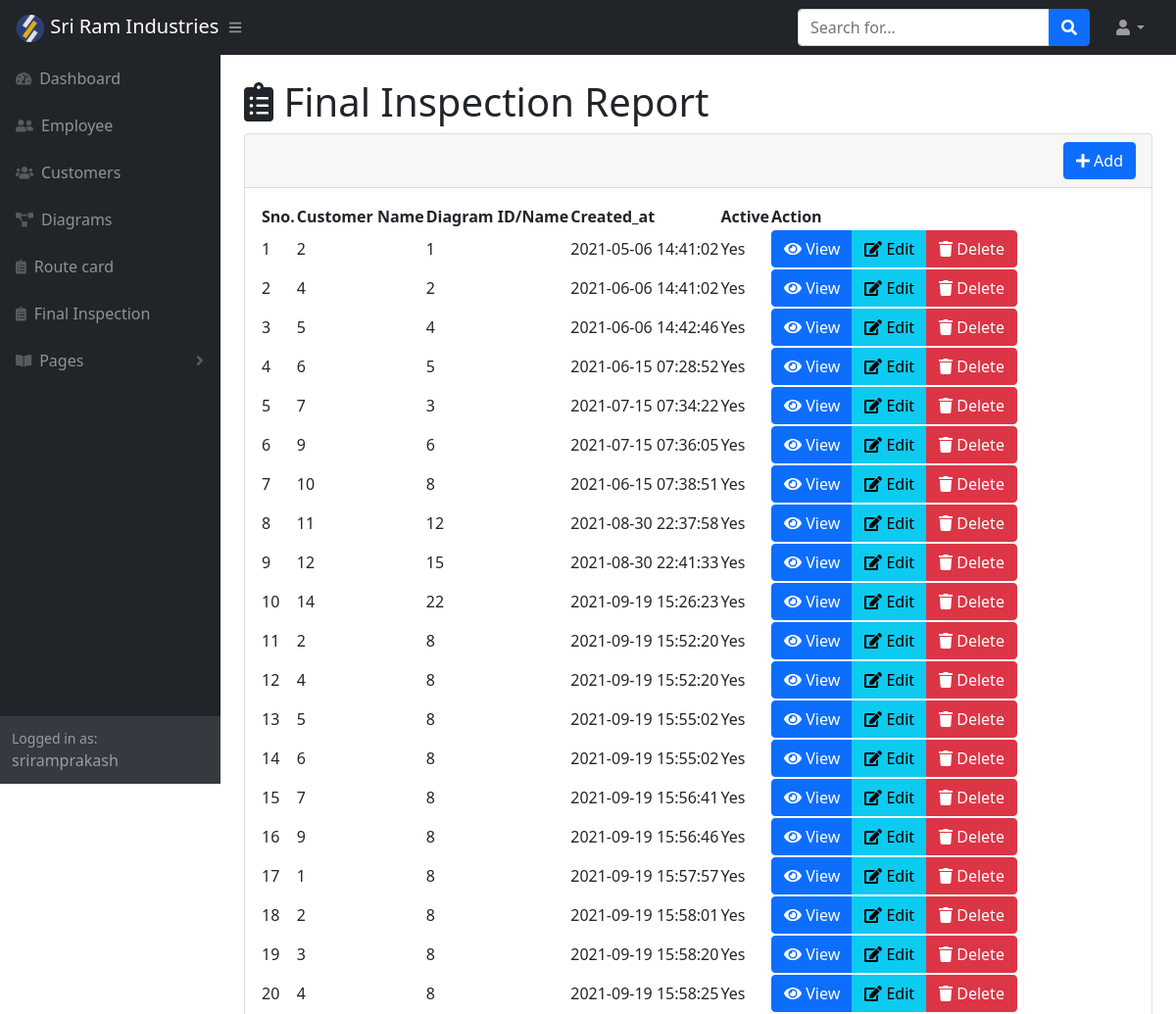
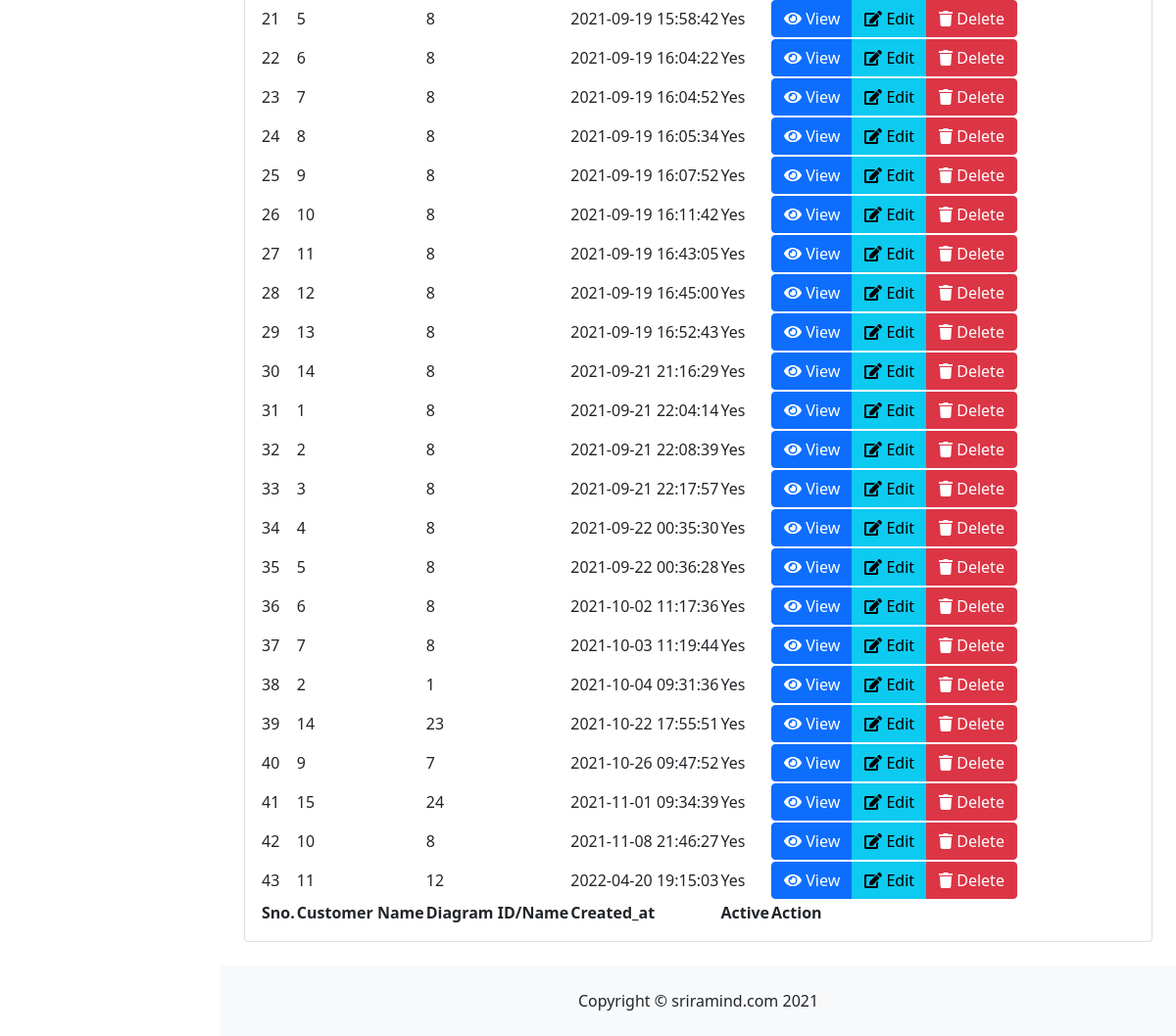
The page /view_final_inspection_report_list.php (signed in) on the database its author committed (2 pictures, top to bottom).
### tables this page shows
CREATE TABLE `mst_route_card` (
  `id` int(11) NOT NULL,
  `route_customer_id` varchar(100) NOT NULL,
  `route_machine_name` varchar(25) NOT NULL,
  `route_setter_name` varchar(100) NOT NULL,
  `route_wire_dia` varchar(50) NOT NULL,
  `route_description` varchar(300) NOT NULL,
  `route_diagram_id` varchar(100) NOT NULL,
  `route_diagram_rev_no` varchar(10) NOT NULL,
  `route_certification_rev_no` varchar(50) NOT NULL,
  `route_revision_no` int(10) DEFAULT NULL,
  `route_date` date DEFAULT NULL,
  `route_material_name` varchar(150) NOT NULL,
  `route_grade` varchar(20) NOT NULL,
  `route_wiring_direction` varchar(250) NOT NULL,
  `route_heat_treatment` varchar(250) NOT NULL,
  `route_scragging` varchar(250) NOT NULL,
  `route_end_condition` varchar(250) NOT NULL,
  `route_cleaning` varchar(250) NOT NULL,
  `route_surface_finish` varchar(250) NOT NULL,
  `route_checking_inspection` varchar(250) NOT NULL,
  `route_packing_instruction` varchar(250) NOT NULL,
  `created_at` datetime NOT NULL DEFAULT current_timestamp(),
  `updated_at` datetime NOT NULL DEFAULT current_timestamp(),
  `is_active` tinyint(1) NOT NULL,
  `is_removed` tinyint(1) NOT NULL,
  `od_unit` varchar(11) NOT NULL,
  `od_min` varchar(11) NOT NULL,
  `od_val` varchar(11) NOT NULL,
  `od_max` varchar(10) NOT NULL,
  `od_c_ref` varchar(10) NOT NULL,
  `id_unit` varchar(10) NOT NULL,
  `id_min` varchar(10) NOT NULL,
  `id_val` varchar(10) NOT NULL,
  `id_max` varchar(10) NOT NULL,
  `id_c_ref` varchar(10) NOT NULL,
  `total_coil_unit` varchar(10) NOT NULL,
  `total_coil_min` varchar(10) NOT NULL,
  `total_coil_val` varchar(10) NOT NULL,
  `total_coil_max` varchar(10) NOT NULL,
  `total_coil_c_ref` varchar(10) NOT NULL,
  `active_coil_unit` varchar(10) NOT NULL,
  `active_coil_min` varchar(10) NOT NULL,
  `active_coil_val` varchar(10) NOT NULL,
  `active_coil_max` varchar(10) NOT NULL,
  `active_coil_c_ref` varchar(10) NOT NULL,
  `free_lenth_unit` varchar(10) NOT NULL,
  `free_lenth_min` varchar(10) NOT NULL,
  `free_lenth_val` varchar(10) NOT NULL,
  `free_lenth_max` varchar(10) NOT NULL,
  `free_lenth_c_ref` varchar(10) NOT NULL,
  `load_1_unit` varchar(10) NOT NULL,
  `load_1_min` varchar(10) NOT NULL,
  `load_1_val` varchar(10) NOT NULL,
  `load_1_max` varchar(10) NOT NULL,
  `load_1_c_ref` varchar(10) NOT NULL,
  `load_2_unit` varchar(10) NOT NULL,
  `load_2_min` varchar(10) NOT NULL,
  `load_2_val` varchar(10) NOT NULL,
  `load_2_max` varchar(10) NOT NULL,
  `load_2_c_ref` varchar(10) NOT NULL,
  `load_3_unit` varchar(10) NOT NULL,
  `load_3_min` varchar(10) NOT NULL,
  `load_3_val` varchar(10) NOT NULL,
  `load_3_max` varchar(10) NOT NULL,
  `load_3_c_ref` varchar(10) NOT NULL,
  `spring_rate_unit` varchar(10) NOT NULL,
  `spring_rate_min` varchar(10) NOT NULL,
  `spring_rate_val` varchar(10) NOT NULL,
  `spring_rate_max` varchar(10) NOT NULL,
  `spring_rate_c_ref` varchar(10) NOT NULL
);

### view_final_inspection_report_list.php (the view, shortened to what this page needs)
<?php
include('./db_connection.php');
$query= "select * from mst_route_card where is_active=true";
$eqry=mysqli_query($con,$query);
 include('./header.php');
  ?>
<main>
                    <div class="container-fluid px-4">
                        <h1 class="mt-4"><i class="fas fa-clipboard-list"></i> Final Inspection Report</h1>
                        <div class="card mb-4">
                            <div class="card-header text-end" >
                            <?php
                            if(in_array('can_create_customer', $_SESSION['user_permissions']))
                               echo '<a  class="btn btn-primary" href="create_final_inspection_report.php" ><i class="fa fa-plus" ></i> Add</a>';
                            ?>
                            </div>
                            <div class="card-body">
                            <table id="datatablesSimple">
                                    <thead>
                                        <tr>
                                            <th> Sno.</th>
                                            <th>Customer Name</th>
                                            <th>Diagram ID/Name </th>
                                            <th>Created_at</th>
                                            <th>Active</th>
                                            <th>Action</th>
                                        </tr>
                                    </thead>
                                    <tfoot>
                                    <tr>
                                            <th> Sno.</th>
                                            <th>Customer Name</th>
                                            <th>Diagram ID/Name </th>
                                            <th>Created_at</th>
                                            <th>Active</th>
                                            <th>Action</th>
                                        </tr>
                                    </tfoot>
                                    <tbody>
                                    <?php
                                        $sno=1;
                                        while($row=mysqli_fetch_array($eqry)){
                                    ?>
                                        <tr>
                                            <td><?php echo $sno++; ?></td>
                                            <td><?php echo $row['route_customer_id']; ?></td>
                                            <td><?php echo $row['route_diagram_id']; ?></td>
                                            <td><?php echo $row['created_at']; ?></td>
                                            <td><?php
                                                if ($row['is_active']==true)
                                                {
                                                    echo 'Yes';
                                                }
                                                else
                                                {
                                                   echo 'No';
                                                }
                                                ?></td>
                                            <td>
                                                <div class="btn-group" role="group" aria-label="Basic mixed styles example">
                                                <?php
                                                    if(in_array('can_view_employee', $_SESSION['user_permissions']))
                                                        echo '<a href="view_route_card.php?id='. $row['id'].'" class="btn btn-primary"> <i class="fas fa-eye"></i> View</a>';
                                                    if(in_array('can_edit_employee', $_SESSION['user_permissions']))
                                                        echo '<a href="edit_route_card.php?id='. $row['id'].'" class="btn btn-info"><i class="fas fa-edit" ></i> Edit</a>';
                                                    if(in_array('can_delete_employee', $_SESSION['user_permissions']))
                                                        echo '<a href="delete_route_card.php?id='. $row['id'].'" class="btn btn-danger"><i class="fa fa-trash" aria-hidden="true"></i> Delete</a>';
                                                ?>
                                                </div>
                                            </td>
                                        </tr>
                                       <?php } ?>
                                    </tbody>
                                </table>
                            </div>
                        </div>
                    </div>
                </main>
<?php include('./footer.php'); ?>

### rows shown on the page
mst_route_card: route_customer "2", route_diagram "1", created_at "2021-05-06 14:41:02", is_active "Yes"
mst_route_card: route_customer "4", route_diagram "2", created_at "2021-06-06 14:41:02", is_active "Yes"
mst_route_card: route_customer "5", route_diagram "4", created_at "2021-06-06 14:42:46", is_active "Yes"
mst_route_card: route_customer "6", route_diagram "5", created_at "2021-06-15 07:28:52", is_active "Yes"
mst_route_card: route_customer "7", route_diagram "3", created_at "2021-07-15 07:34:22", is_active "Yes"
mst_route_card: route_customer "9", route_diagram "6", created_at "2021-07-15 07:36:05", is_active "Yes"
mst_route_card: route_customer "10", route_diagram "8", created_at "2021-06-15 07:38:51", is_active "Yes"
mst_route_card: route_customer "11", route_diagram "12", created_at "2021-08-30 22:37:58", is_active "Yes"
mst_route_card: route_customer "12", route_diagram "15", created_at "2021-08-30 22:41:33", is_active "Yes"
mst_route_card: route_customer "14", route_diagram "22", created_at "2021-09-19 15:26:23", is_active "Yes"
mst_route_card: route_customer "2", route_diagram "8", created_at "2021-09-19 15:52:20", is_active "Yes"
mst_route_card: route_customer "4", route_diagram "8", created_at "2021-09-19 15:52:20", is_active "Yes"
mst_route_card: route_customer "5", route_diagram "8", created_at "2021-09-19 15:55:02", is_active "Yes"
mst_route_card: route_customer "6", route_diagram "8", created_at "2021-09-19 15:55:02", is_active "Yes"
mst_route_card: route_customer "7", route_diagram "8", created_at "2021-09-19 15:56:41", is_active "Yes"
mst_route_card: route_customer "9", route_diagram "8", created_at "2021-09-19 15:56:46", is_active "Yes"
mst_route_card: route_customer "1", route_diagram "8", created_at "2021-09-19 15:57:57", is_active "Yes"
mst_route_card: route_customer "2", route_diagram "8", created_at "2021-09-19 15:58:01", is_active "Yes"
mst_route_card: route_customer "3", route_diagram "8", created_at "2021-09-19 15:58:20", is_active "Yes"
mst_route_card: route_customer "4", route_diagram "8", created_at "2021-09-19 15:58:25", is_active "Yes"
mst_route_card: route_customer "5", route_diagram "8", created_at "2021-09-19 15:58:42", is_active "Yes"
mst_route_card: route_customer "6", route_diagram "8", created_at "2021-09-19 16:04:22", is_active "Yes"
mst_route_card: route_customer "7", route_diagram "8", created_at "2021-09-19 16:04:52", is_active "Yes"
mst_route_card: route_customer "8", route_diagram "8", created_at "2021-09-19 16:05:34", is_active "Yes"
mst_route_card: route_customer "9", route_diagram "8", created_at "2021-09-19 16:07:52", is_active "Yes"
mst_route_card: route_customer "10", route_diagram "8", created_at "2021-09-19 16:11:42", is_active "Yes"
mst_route_card: route_customer "11", route_diagram "8", created_at "2021-09-19 16:43:05", is_active "Yes"
mst_route_card: route_customer "12", route_diagram "8", created_at "2021-09-19 16:45:00", is_active "Yes"
mst_route_card: route_customer "13", route_diagram "8", created_at "2021-09-19 16:52:43", is_active "Yes"
mst_route_card: route_customer "14", route_diagram "8", created_at "2021-09-21 21:16:29", is_active "Yes"
mst_route_card: route_customer "1", route_diagram "8", created_at "2021-09-21 22:04:14", is_active "Yes"
mst_route_card: route_customer "2", route_diagram "8", created_at "2021-09-21 22:08:39", is_active "Yes"
mst_route_card: route_customer "3", route_diagram "8", created_at "2021-09-21 22:17:57", is_active "Yes"
mst_route_card: route_customer "4", route_diagram "8", created_at "2021-09-22 00:35:30", is_active "Yes"
mst_route_card: route_customer "5", route_diagram "8", created_at "2021-09-22 00:36:28", is_active "Yes"
mst_route_card: route_customer "6", route_diagram "8", created_at "2021-10-02 11:17:36", is_active "Yes"
mst_route_card: route_customer "7", route_diagram "8", created_at "2021-10-03 11:19:44", is_active "Yes"
mst_route_card: route_customer "2", route_diagram "1", created_at "2021-10-04 09:31:36", is_active "Yes"
mst_route_card: route_customer "14", route_diagram "23", created_at "2021-10-22 17:55:51", is_active "Yes"
mst_route_card: route_customer "9", route_diagram "7", created_at "2021-10-26 09:47:52", is_active "Yes"
mst_route_card: route_customer "15", route_diagram "24", created_at "2021-11-01 09:34:39", is_active "Yes"
mst_route_card: route_customer "10", route_diagram "8", created_at "2021-11-08 21:46:27", is_active "Yes"
mst_route_card: route_customer "11", route_diagram "12", created_at "2022-04-20 19:15:03", is_active "Yes"

### other values the page prints
$_SESSION['username'] "sriramprakash"
